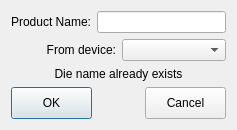
<?xml version="1.0" encoding="UTF-8"?>
<ui version="4.0">
 <class>NewDieWizard</class>
 <widget class="QDialog" name="NewDieWizard">
  <property name="geometry">
   <rect>
    <x>0</x>
    <y>0</y>
    <width>237</width>
    <height>129</height>
   </rect>
  </property>
  <property name="windowTitle">
   <string>Dialog</string>
  </property>
  <layout class="QVBoxLayout" name="verticalLayout_2">
   <item>
    <layout class="QVBoxLayout" name="verticalLayout">
     <item>
      <layout class="QHBoxLayout" name="horizontalLayout">
       <item>
        <widget class="QLabel" name="label">
         <property name="text">
          <string>Product Name:</string>
         </property>
         <property name="alignment">
          <set>Qt::AlignRight|Qt::AlignTrailing|Qt::AlignVCenter</set>
         </property>
        </widget>
       </item>
       <item>
        <widget class="QLineEdit" name="ProductName"/>
       </item>
      </layout>
     </item>
     <item>
      <layout class="QHBoxLayout" name="horizontalLayout_2">
       <item>
        <widget class="QLabel" name="label_2">
         <property name="text">
          <string>From device:</string>
         </property>
         <property name="alignment">
          <set>Qt::AlignRight|Qt::AlignTrailing|Qt::AlignVCenter</set>
         </property>
        </widget>
       </item>
       <item>
        <widget class="QComboBox" name="FromDevice"/>
       </item>
      </layout>
     </item>
     <item>
      <widget class="QLabel" name="Feedback">
       <property name="text">
        <string>Die name already exists</string>
       </property>
       <property name="alignment">
        <set>Qt::AlignCenter</set>
       </property>
      </widget>
     </item>
     <item>
      <layout class="QHBoxLayout" name="horizontalLayout_3">
       <item>
        <widget class="QPushButton" name="OKButton">
         <property name="minimumSize">
          <size>
           <width>81</width>
           <height>32</height>
          </size>
         </property>
         <property name="maximumSize">
          <size>
           <width>81</width>
           <height>32</height>
          </size>
         </property>
         <property name="text">
          <string>OK</string>
         </property>
        </widget>
       </item>
       <item>
        <spacer name="horizontalSpacer">
         <property name="orientation">
          <enum>Qt::Horizontal</enum>
         </property>
         <property name="sizeHint" stdset="0">
          <size>
           <width>40</width>
           <height>20</height>
          </size>
         </property>
        </spacer>
       </item>
       <item>
        <widget class="QPushButton" name="CancelButton">
         <property name="minimumSize">
          <size>
           <width>81</width>
           <height>32</height>
          </size>
         </property>
         <property name="maximumSize">
          <size>
           <width>81</width>
           <height>32</height>
          </size>
         </property>
         <property name="text">
          <string>Cancel</string>
         </property>
        </widget>
       </item>
      </layout>
     </item>
    </layout>
   </item>
  </layout>
 </widget>
 <resources/>
 <connections/>
</ui>
